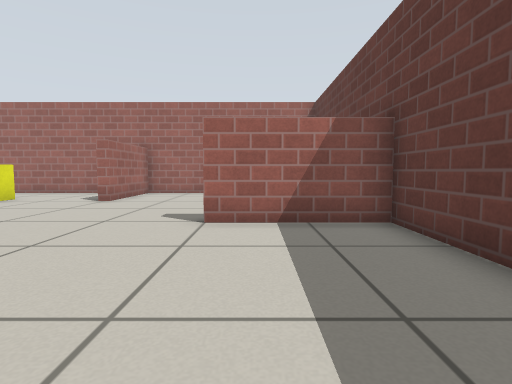
view 1 (above)

12 first-person views from a walk through a robot-simulator world made for Gazebo. The camera is 0.5 m above the floor, tilts 4° down and sees 80° across. The floor is counted in squares, 0.5 m on a side. Each view is taken from the middle of a square. On the plan, view 1 faces up. The plan holds only what a view shows up to about 12 squares ahead; the rest is blank. Simple patterns stand in for the simulator's built-in surfaces.

view 2
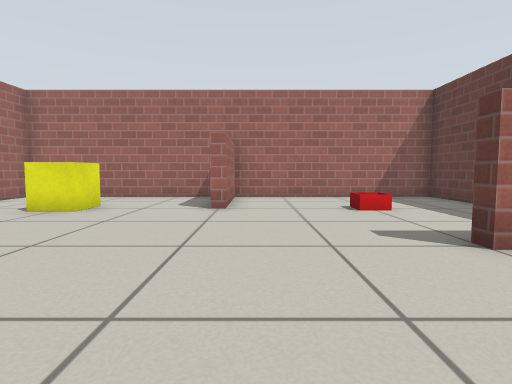

view 3
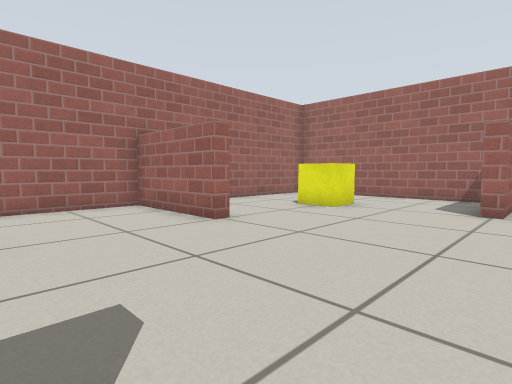

view 4
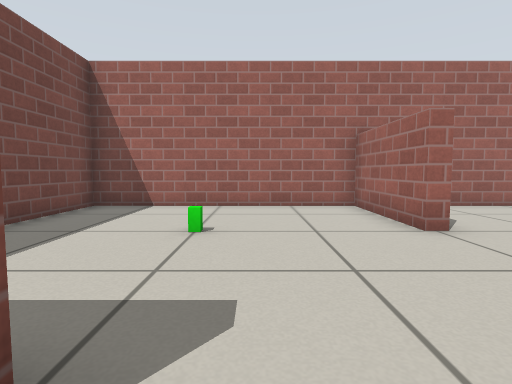

view 5
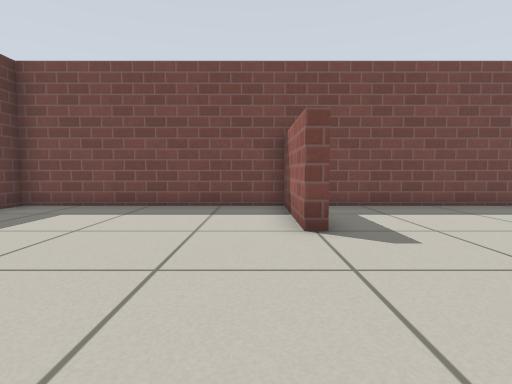

view 6
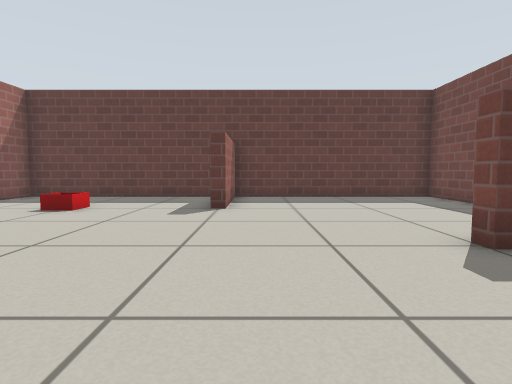

view 7
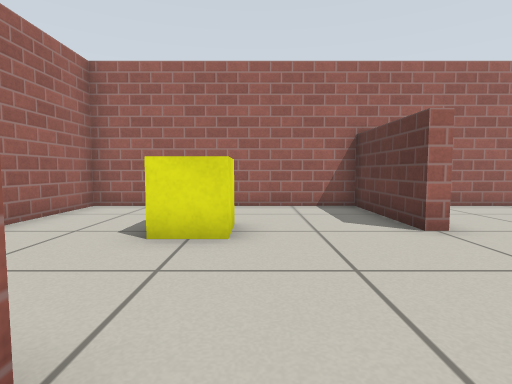

view 8
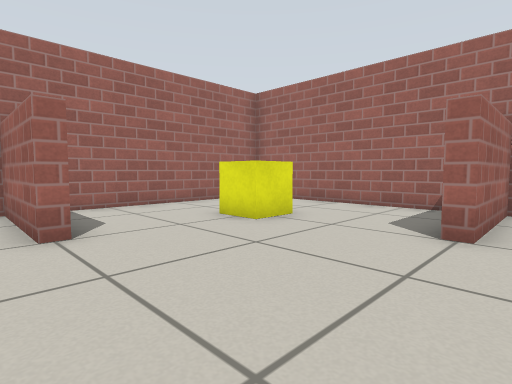

view 9
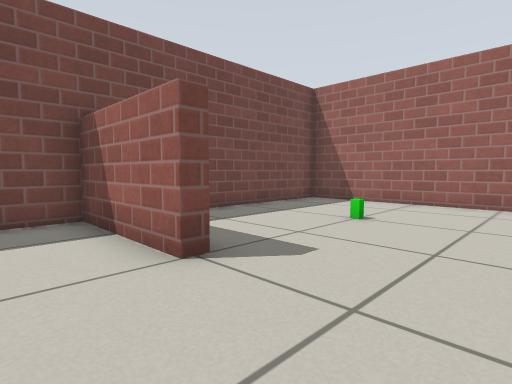

view 10
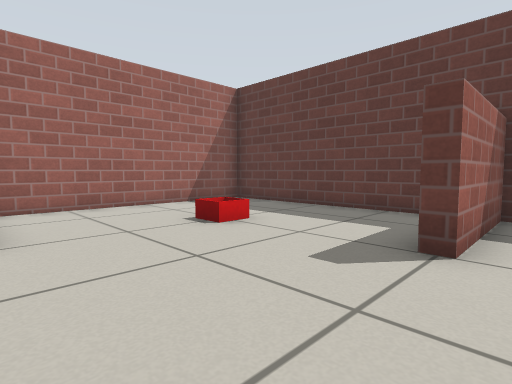

view 11
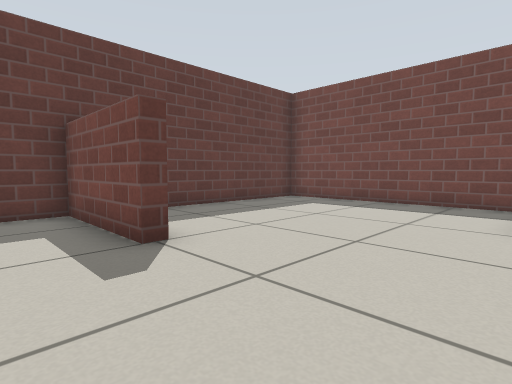

view 12
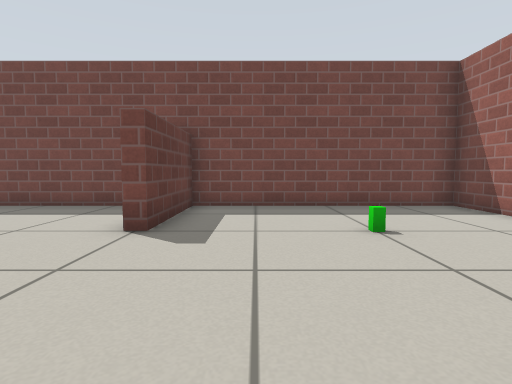

### Floor plan
Points are (right, up) in squares from view 1. A wall is a line through its corners. A room is listed if a view was taken in it or the views show most of it. See-through windows are left out.
Room 1 (views 1, 2, 3, 4, 5, 6, 7, 8, 9, 10, 11, 12)
walls: (-9, 6.2) (-9, 5.8) (-12.6, 5.8); (-5.2, -1.6) (-5.2, 2) (-4.8, 2) (-4.8, -1.6); (-4.8, 13.6) (-4.8, 10) (-5.2, 10) (-5.2, 13.6); (2.6, 5.8) (-1, 5.8) (-1, 6.2) (2.6, 6.2); (-12.6, -1.6) (2.6, -1.6) (2.6, 13.6) (-12.6, 13.6) (-12.6, -1.6)
objects: green box (-9, 2); yellow box (-9, 10); plate (-1, 10)

Positions as (right, up) in squares from view 1, and headings:
1: (0, 0), facing up
2: (-4, 2), facing up
3: (-4, 2), facing up-left
4: (-4, 3), facing left
5: (-4, 7), facing down
6: (-9, 5), facing right
7: (-8, 5), facing up
8: (-4, 5), facing up-left
9: (-3, 5), facing down-left
10: (-5, 5), facing up-right
11: (-5, 8), facing down-right
12: (-7, 7), facing down
